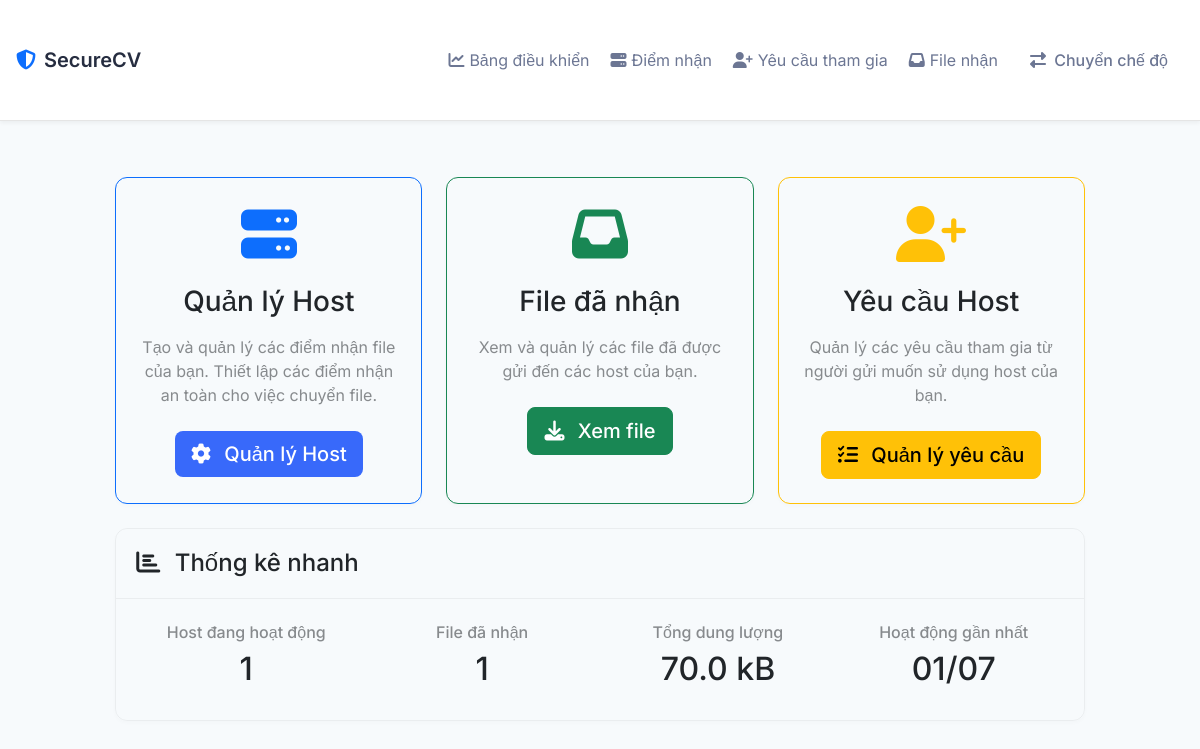
The app's page /receiver, older data.
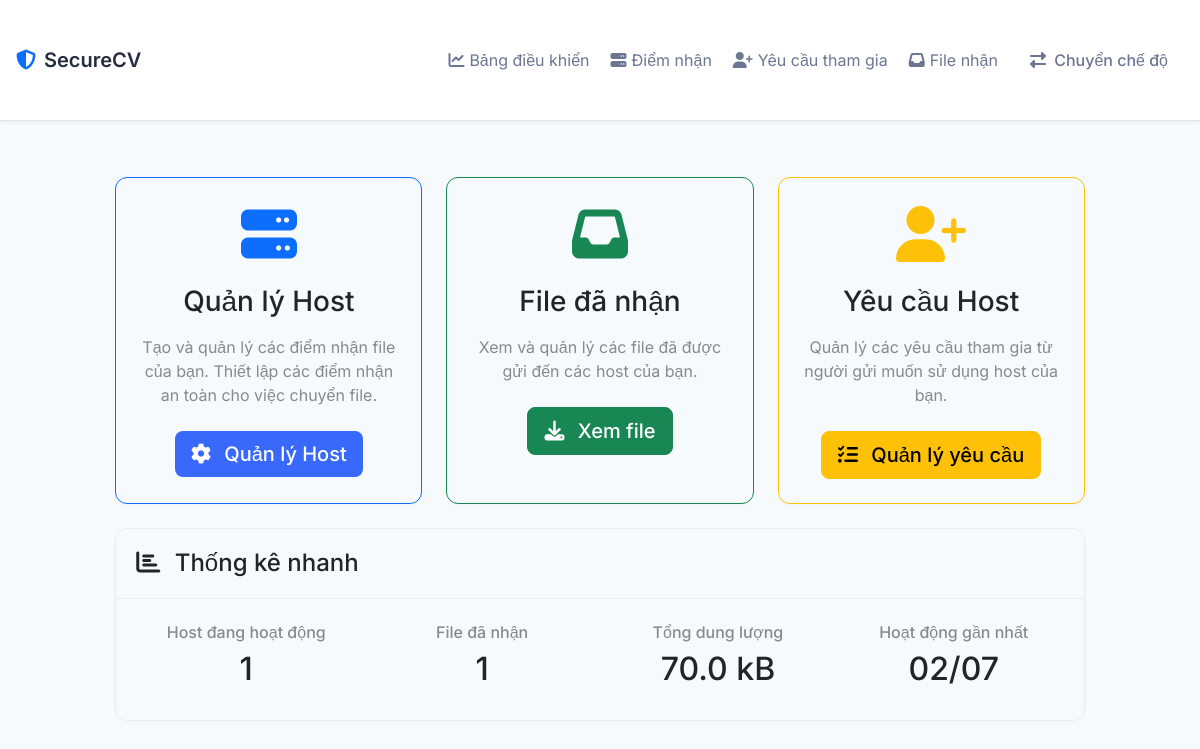
The same page, newer data.
### models.py (models this page shows, shortened)
class UploadSession(db.Model):
    id = db.Column(db.Integer, primary_key=True)
    sender_ip = db.Column(db.String(45), nullable=False)
    receiver_ip = db.Column(db.String(45), nullable=False)
    receiver_name = db.Column(db.String(100), nullable=False)
    session_token = db.Column(db.String(64), unique=True, nullable=False)
    filename = db.Column(db.String(255))
    file_hash = db.Column(db.String(128))
    file_size = db.Column(db.Integer)
    file_metadata = db.Column(db.Text)
    filepath = db.Column(db.String(512))
    drive_file_id = db.Column(db.String(100), nullable=True)
    drive_link = db.Column(db.String(512), nullable=True)
    source_type = db.Column(db.String(10))
    status = db.Column(db.String(20), default='pending')
    fail_step = db.Column(db.String(50))
    error_message = db.Column(db.Text)
    created_at = db.Column(db.DateTime, default=datetime.utcnow)
    updated_at = db.Column(db.DateTime, default=datetime.utcnow, onupdate=datetime.utcnow)
    downloaded_at = db.Column(db.DateTime)

### routes.py (the view)
@app.route('/receiver')
def receiver_dashboard():
    client_ip = get_client_ip()
    hosts = Host.query.filter_by(created_by=client_ip).all()
    host_ips = [host.ip_address for host in hosts]
    received_files = UploadSession.query.filter(
        UploadSession.receiver_ip.in_(host_ips)
    ).all()
    stats = {
        'active_hosts': len(hosts),
        'total_files': len(received_files),
        'total_size': sum(f.file_size for f in received_files if f.file_size),
        'last_activity': max((f.created_at for f in received_files), default=None)
    }
    return render_template('receiver_dashboard.html', stats=stats)

### routes.py (called while the page is built)
def get_client_ip():
    ip = None
    if request.headers.get('X-Forwarded-For'):
        ip = request.headers.get('X-Forwarded-For').split(',')[0].strip()
    elif request.headers.get('X-Real-IP'):
        ip = request.headers.get('X-Real-IP')
    else:
        ip = request.remote_addr
    try:
        return ipaddress.ip_address(ip).exploded
    except ValueError:
        return None

### templates/receiver_dashboard.html (shortened to what the changed rows need)
{% extends "base.html" %}
{% block content %}
<div class="row justify-content-center">
    <div class="col-lg-10">
        {% if stats %}
        <div class="row mt-4">
            <div class="col-12">
                <div class="card">
                    <div class="card-header">
                        <h4 class="mb-0">
                            <i class="fas fa-chart-bar me-2"></i>
                            Thống kê nhanh
                        </h4>
                    </div>
                    <div class="card-body">
                        <div class="row g-4">
                            <div class="col-md-3">
                                <div class="text-center">
                                    <h6 class="text-muted">Host đang hoạt động</h6>
                                    <h2>{{ stats.active_hosts }}</h2>
                                </div>
                            </div>
                            <div class="col-md-3">
                                <div class="text-center">
                                    <h6 class="text-muted">File đã nhận</h6>
                                    <h2>{{ stats.total_files }}</h2>
                                </div>
                            </div>
                            <div class="col-md-3">
                                <div class="text-center">
                                    <h6 class="text-muted">Tổng dung lượng</h6>
                                    <h2>{{ stats.total_size | filesizeformat }}</h2>
                                </div>
                            </div>
                            <div class="col-md-3">
                                <div class="text-center">
                                    <h6 class="text-muted">Hoạt động gần nhất</h6>
                                    <h2>{{ stats.last_activity.strftime('%d/%m') if stats.last_activity else 'N/A' }}</h2>
                                </div>
                            </div>
                        </div>
                    </div>
                </div>
            </div>
        </div>
        {% endif %}
    </div>
</div>
{% endblock %}

Row changes from the older to the newer data that the page shows:
changed UploadSession: last_activity "01/07" → "02/07"
